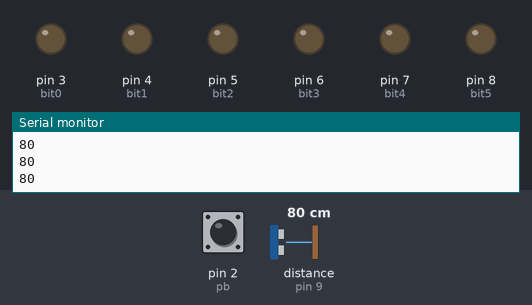
The sketch below on a simulated Arduino Uno, built with avr-gcc and run on an emulated ATmega328P. Parts: output pins drawn as LEDs (lit = HIGH), the last lines printed to the serial monitor. Inputs (shaded band) come from the test bench; at power-on: distance to the obstacle (sensor on pin 9) 80 cm, pin 2 (pb) HIGH.

Above: at 1.2 s.
1.3 s: distance to the obstacle (sensor on pin 9) set to 12 cm
2.8 s: distance to the obstacle (sensor on pin 9) set to 9 cm
At 3.8 s:
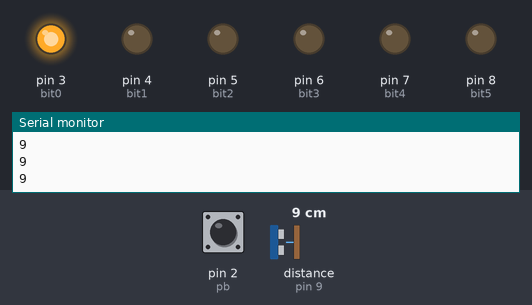
4.4 s: pin 2 (pb) pulled LOW for 0.15 s
At 5.1 s:
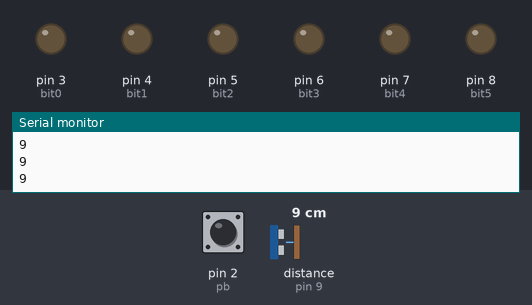
Timing chart, 0 to 7.4 s (numbered marks = the images above; inputs shaded):
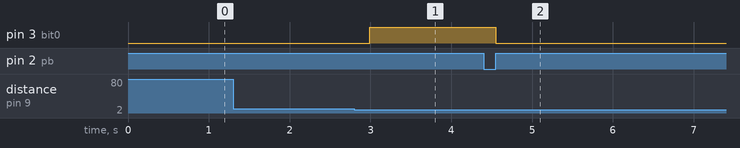

The sketch:

PushUpCounter.ino
```cpp
#include <HCSR04.h>

int bit0 =3 ,bit1 =4,bit2 =5,bit3 =6,bit4 =7,bit5=8, pb =2;
int count =0;
bool blocked = false;
UltraSonicDistanceSensor distanceSensor(10, 9);
int distance = 0;
int leds[6] = {bit0, bit1, bit2, bit3, bit4, bit5};
void SetUpPins (){
  pinMode (bit0, OUTPUT);
  pinMode (bit1, OUTPUT);
  pinMode (bit2, OUTPUT);
  pinMode (bit3, OUTPUT);
  pinMode (bit4, OUTPUT);
  pinMode (bit5, OUTPUT);
  pinMode (pb, INPUT_PULLUP);
  attachInterrupt(digitalPinToInterrupt(pb), isr, RISING);
}
void isr() {
   count = 0;
   Serial.println("pb pressed");
   turnOffLEDs();
}
void setup() {
  Serial.begin(9600);
  SetUpPins ();
}

void loop() {
  distance = distanceSensor.measureDistanceCm();
  Serial.println(distance);
  delay(100);
  if (!blocked && distance <= 10) {
     count++;
     updateLEDs();
     blocked = true; // Block further counting until distance is >= 30
     Serial.println(blocked);
     delay(50);
  }
  if (blocked && distance > 10) {
     blocked = false; // Unblock counting
  }
}
void updateLEDs() {
  for (int i = 0; i < 6; i++) {
    digitalWrite(leds[i], (count >> i) & 1); // Extract and set each bit
  }
}
void turnOffLEDs() {
  for (int i = 0; i < 6; i++) {
    digitalWrite(leds[i], LOW);
  }
}
```

Measured:
- the behaviour switches between 11 and 10 cm on distance to the obstacle (sensor on pin 9) (found by bisection; images 0 and 1)
- after the input at 2.8 s, pin 3 (bit0): LOW → HIGH after 0.19 s
- after the input at 4.4 s, pin 3 (bit0): HIGH → LOW after 0.15 s
